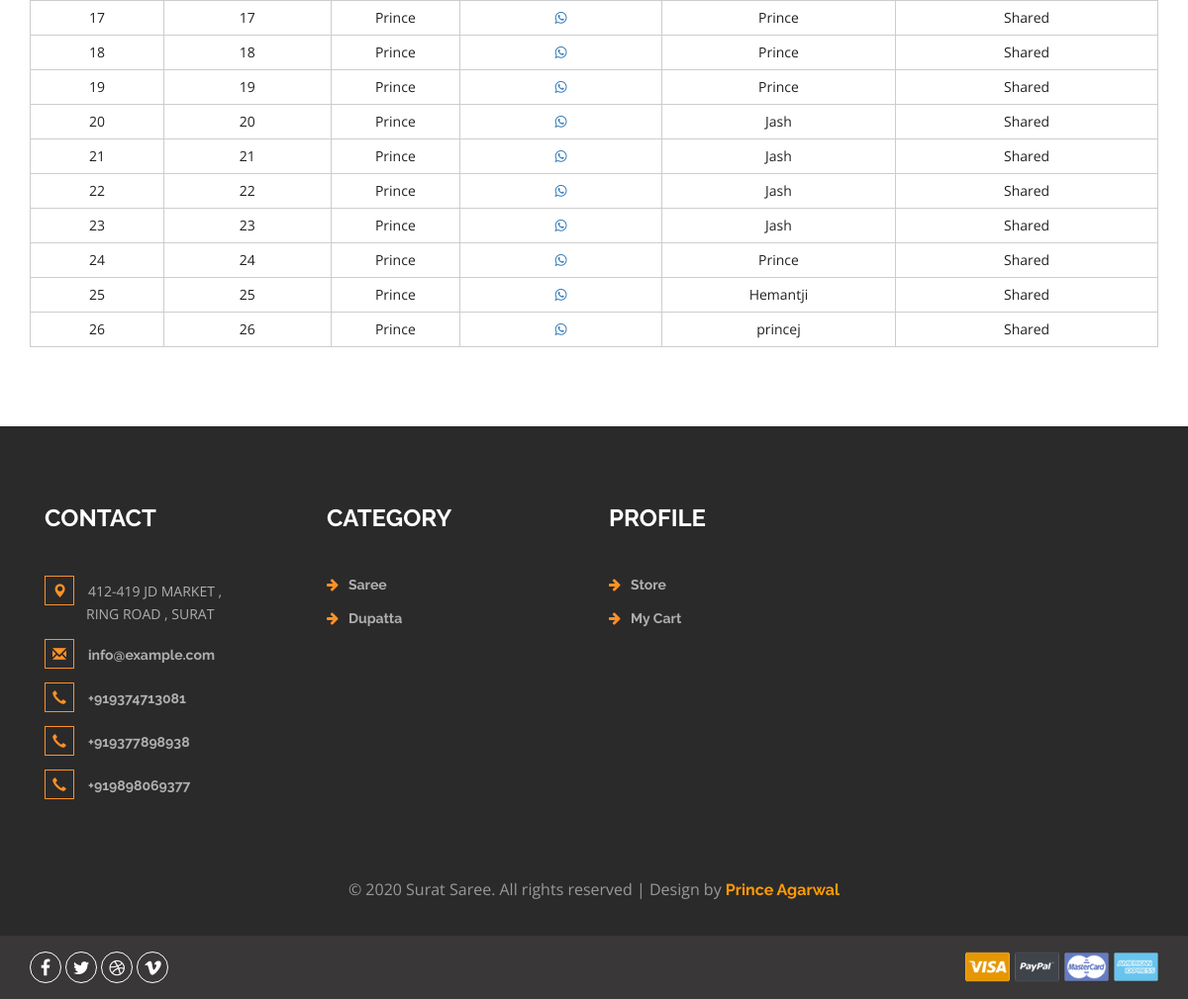
Page /api/share-list/ (signed in, lower part) on the earlier database version.
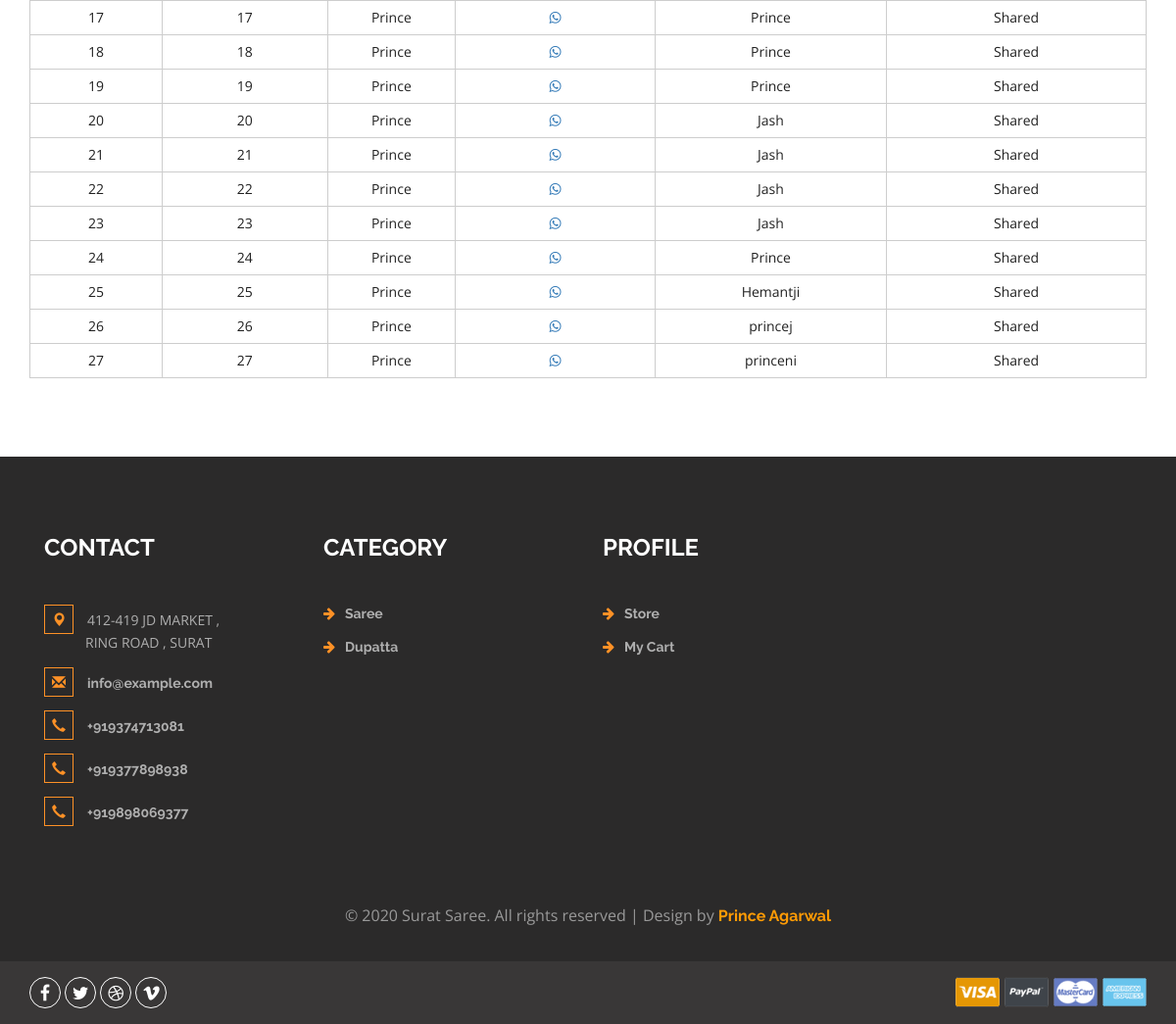
Same page on the later database version.
### core/models.py (models this page shows, shortened)
class Sharelist(models.Model):
    share = models.ForeignKey(to = Share , on_delete= models.CASCADE , blank = True, null = True)
    slug = models.SlugField(max_length=8,default="12345678", unique = True)
    url = models.URLField()
    created_by = models.ForeignKey(settings.AUTH_USER_MODEL,
                             on_delete=models.CASCADE, related_name="Created_by")
    shared_user = models.ForeignKey(settings.AUTH_USER_MODEL,
                             on_delete=models.CASCADE, related_name="shared_to")
    timestamp = models.DateTimeField(auto_now_add=True)
    def __str__(self):
        return self.shared_user.username

class Share(models.Model):
    user = models.ForeignKey(settings.AUTH_USER_MODEL,
                             on_delete=models.CASCADE)
    ref_code = models.CharField(max_length=20, blank=True, null=True)
    items = models.ManyToManyField(SharedItem)
    start_date = models.DateTimeField(auto_now_add=True)
    shared_date = models.DateTimeField()
    end_date = models.DateTimeField(null=True)
    shared = models.BooleanField(default=False)
    def __str__(self):
        return self.user.username

class Category(models.Model):
    name = models.CharField(max_length=200)
    slug = models.SlugField()
    parent = models.ForeignKey('self',blank=True, null=True ,related_name='children',on_delete= models.CASCADE)
    class Meta:
        unique_together = ('slug', 'parent',)
        verbose_name_plural = "categories"
    def __str__(self):
        full_path = [self.name]
        k = self.parent
        while k is not None:
            full_path.append(k.name)
            k = k.parent
        return ' -> '.join(full_path[::-1])

### core/api/views.py (the view)
# urls.py: path('share-list/', SharelistAPI.as_view(), name='share-list'),
class SharelistAPI(RetrieveAPIView):
    serializer_class = ShareSerializer
    permission_classes = (IsAuthenticated,)
    def get(self, *args, **kwargs):
        try:
            share = Sharelist.objects.filter(created_by=self.request.user)
            print(share)
            context = {
                'share_list':1,
                'object': share
            }
            return render(self.request, 'core/checkout.html', context)
        except ObjectDoesNotExist:
            return redirect("/")

### Cashbackclick/context_processor.py (called while the page is built)
def add_variable_to_context(request):
    csrf_token = django.middleware.csrf.get_token(request)
    return {
        'csrf_token':csrf_token,
        'category_list': Category.objects.all()
    }

def add_form_to_context(request):
    return {
        'loginform': SignInViaUsernameForm
    }

def present_order(request):
    try:
        if request.user.is_authenticated:
            Present_order = Order.objects.get(user = request.user, ordered = False)
            return {
                'present_order': Present_order
            }
        else:
            return {
            'present_order': 0
            }
    except Order.DoesNotExist:
        return {
            'present_order': 0
        }

### core/templates/core/checkout.html (shortened to what this page needs)
{% extends 'layouts/default/page.html' %}
{% load static %}
{% block content %}
	<div class="checkout">
		<div class="container">
			<div class="checkout-right">
				{% if dispatch %}
				<table class="timetable_sub">
					<thead>
						<tr>
							<th>SL No.</th>
							<th>Order_id</th>
							<th>Order_date</th>
							<th>Order From</th>
							<th>Price</th>
							<th>Remove</th>
						</tr>
					</thead>
					{% for item in object %}
					<tr class="rem{{forloop.counter}}">
						<td class="invert">{{forloop.counter}}</td>
						<td class="invert" id = "product{{item.item.id}}">{{item.id}}</td>
						<td class="invert">{{item.ordered_date}}</td>
						<td class="invert">{{ item.user}}</td>
						<td class="invert" id="price{{item.item.id}}">{{ item.get_total }}</td>
						<td class="invert">
								{% if item.dispatched %}
								<a href="{% url 'generate_invoice_pdf' item.id %}"> Dispatch Challan </a>
								{% else %}
								<a href="{% url 'dispatch-order' item.id %}"> Dispatch </a>
								{% endif %}
						</td>
					</tr>
					{% endfor %}
				</table>
				{% elif share_list %}
				<table class="timetable_sub">
					{% for item in object %}
					{% if item.url %}
					<tr class="rem{{forloop.counter}}">
						<td class="invert">{{forloop.counter}}</td>
						<td class="invert">{{item.id}}</td>
						<td class="invert">{{item.share}}</td>
						<td class="invert"><a href="whatsapp://send?text={{ item.url}}" data-action="share/whatsapp/share"><i class="fa fa-whatsapp" aria-hidden="true"></i></a></td>
						<td class="invert">{{ item.shared_user }}</td>
						<td class="invert">
							{% if item.share.shared %}
							Shared
							{% endif %}
						</td>
					</tr>
					{% endif %}
					{% endfor %}
				</table>
			{% endif %}
		</div>
	</div>
			</div>
{% endblock %}
{% block footer_scripts %}
<link href="css/skdslider.css" rel="stylesheet">
{% endblock %}

### content/templates/layouts/default/page.html (shortened to what this page needs)
{% load static %}
<!DOCTYPE html>
<html>
<head>
<link href="{% static 'css/bootstrap.css' %}" rel="stylesheet" type="text/css" media="all" />
<link href="{% static 'css/style.css' %}" rel="stylesheet" type="text/css" media="all" />
<link href="{% static 'css/font-awesome.css' %}" rel="stylesheet">
<link href="{% static 'select2/dist/css/select2.min.css' %}" rel="stylesheet" />
</head>
<body>
{% if request.user.is_authenticated %}
{% if user_valid %}
    {% block content %}{% endblock %}
{% endif %}
{% endif %}
<div class="footer">
    <div class="container">
        <div class="w3_footer_grids">
            <div class="col-md-3 w3_footer_grid">
                <h3>Contact</h3>
                <ul class="address">
                    <li><i class="glyphicon glyphicon-map-marker" aria-hidden="true"></i>412-419 JD MARKET , <span> RING ROAD , SURAT</span></li>
                    <li><i class="glyphicon glyphicon-envelope" aria-hidden="true"></i><a href="mailto:info@example.com">info@example.com</a></li>
                    <li><i class="glyphicon glyphicon-earphone" aria-hidden="true"></i><a href="tel:+919374713081">+919374713081</a></li>
                    <li><i class="glyphicon glyphicon-earphone" aria-hidden="true"></i><a href="tel:+919377898938">+919377898938</a></li>
                    <li><i class="glyphicon glyphicon-earphone" aria-hidden="true"></i><a href="tel:+919898069377">+919898069377</a></li>
                </ul>
            </div>
            {% if request.user.is_authenticated %}
            <div class="col-md-3 w3_footer_grid">
                <h3>Category</h3>
                <ul class="info">
									{% for category in category_list %}
									{% if category.parent %}
									{% else %}
									{% if category.children %}
                                    <li><i class="fa fa-arrow-right" aria-hidden="true"></i><a href="{% url 'category-page' category.id %}">{{category.name}}</a></li>
									{% else %}
									<li><a href="{% url 'category-page' category.id %}">{{category.name}}</a></li>
									{% endif %}
									{% endif %}
									{% endfor %}
                    </ul>
            </div>
            <div class="col-md-3 w3_footer_grid">
                <h3>Profile</h3>
                <ul class="info">
                    <li><i class="fa fa-arrow-right" aria-hidden="true"></i><a href="{% url 'product-list' %}">Store</a></li>
                    {% if present_order %}
                    <li><i class="fa fa-arrow-right" aria-hidden="true"></i><a href="{% url 'order-summary' present_order.id %}">My Cart</a></li>
                   {% endif %}
                </ul>
            </div>
            {% endif %}
            <div class="clearfix"> </div>
        </div>
    </div>
    <div class="footer-copy">
        <div class="container">
            <p>© 2020 Surat Saree. All rights reserved | Design by <a href="http://w3layouts.com/">Prince Agarwal</a></p>
        </div>
    </div>
</div>
<div class="footer-botm">
        <div class="container">
            <div class="w3layouts-foot">
                <ul>
                    <li><a href="#" class="w3_agile_facebook"><i class="fa fa-facebook" aria-hidden="true"></i></a></li>
                    <li><a href="#" class="agile_twitter"><i class="fa fa-twitter" aria-hidden="true"></i></a></li>
                    <li><a href="#" class="w3_agile_dribble"><i class="fa fa-dribbble" aria-hidden="true"></i></a></li>
                    <li><a href="#" class="w3_agile_vimeo"><i class="fa fa-vimeo" aria-hidden="true"></i></a></li>
                </ul>
            </div>
            <div class="payment-w3ls">
                <img src="{% static 'images/card.png' %}" alt=" " class="img-responsive">
            </div>
            <div class="clearfix"> </div>
        </div>
    </div>
<link href="{% static 'css/skdslider.css' %}" rel="stylesheet">
{% block footer_scripts %}
{% endblock footer_scripts %}
</body>
</html>

Differences in the rows shown:
added Sharelist: id "27", share "Prince", shared_user "princeni", shows "Shared"
